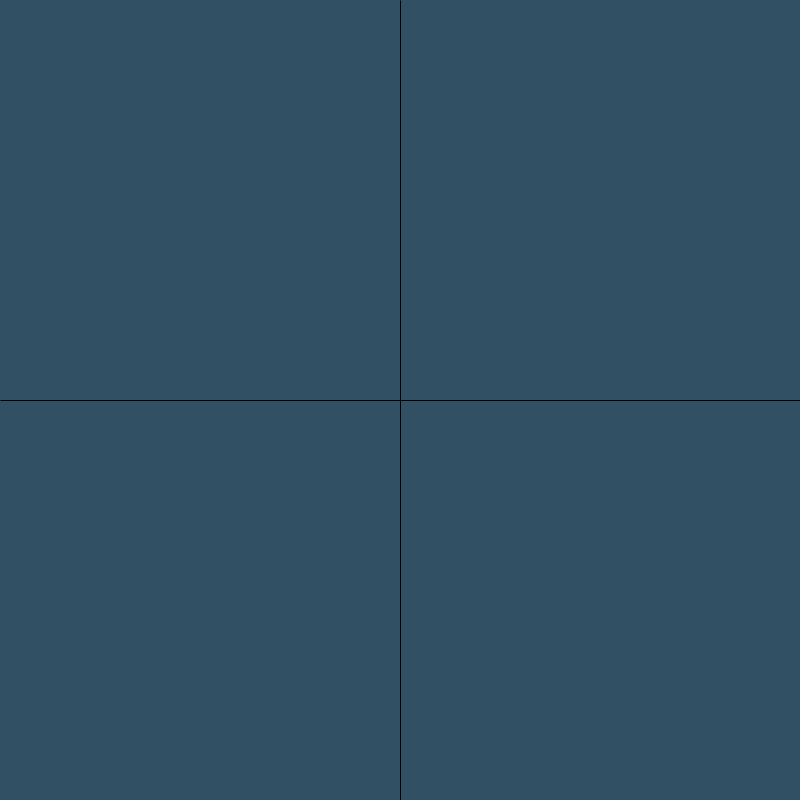
Frame 1 (no input)
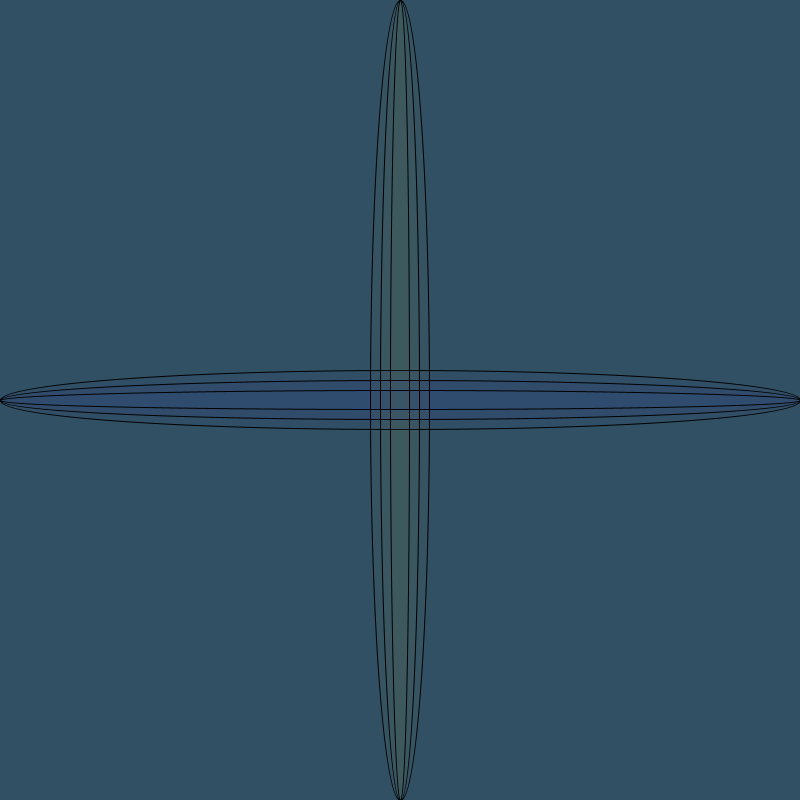
Frame 60 (the mouse pressed at the canvas centre just before this capture)
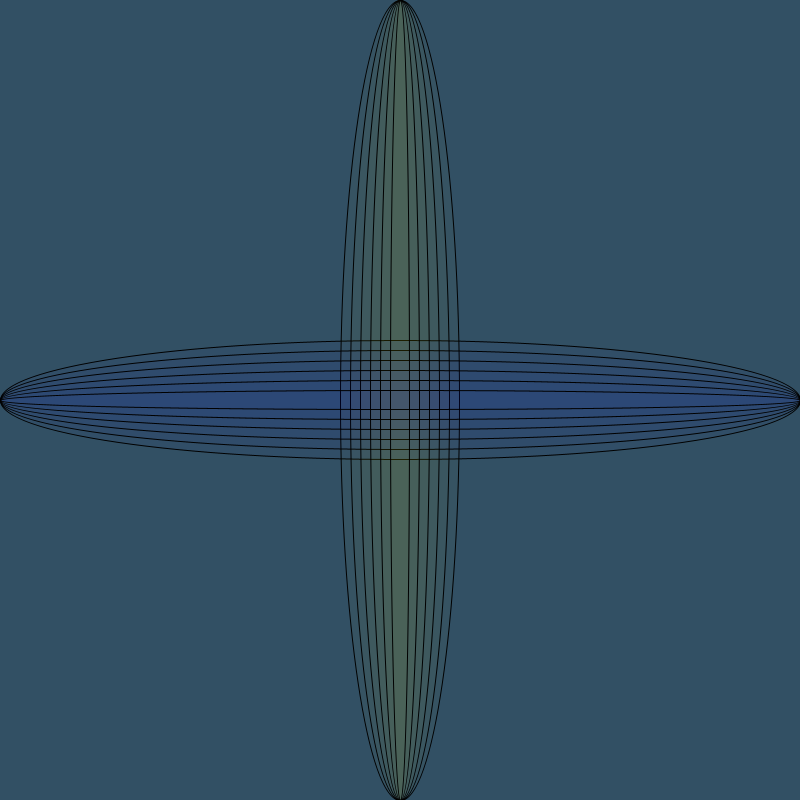
Frame 120 (the mouse held since frame 60 and released just before this capture)

The Processing sketch that drew these frames (run headless with seeded random() and noise(); from frame 60 on, the mouse is pressed at the canvas centre):

// Processing sketch: processing_87164
// ── processing_87164.pde

//assignment 1

int s = 0; 
int f = frameCount;

void setup () {
size(800,800);
background (50,80,100);
smooth();
}




void draw(){
 background (50,80,100);
 println (frameCount);
for (int c = s; c >=  0; c = c -20) {

fill (0,0,500,5);
ellipse (400,400,800,c);
fill(255,255,10,5);
ellipse (400,400,c,800);
}
s++;
if (f>=100) {
  s--;
}
}
